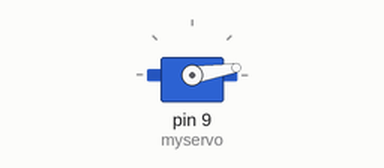
Simulated run of this sketch. Board: Arduino Uno, built with avr-gcc and run on an emulated ATmega328P. Shown: servo.

Above: at 0.15 s.
At 10.05 s:
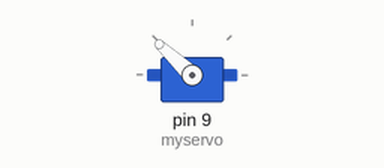
At 20.02 s:
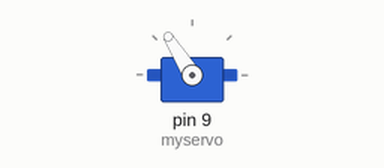
At 39.73 s:
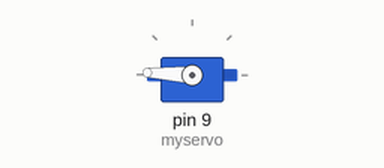
Timing chart, 0 to 40.0 s (numbered marks = the images above):
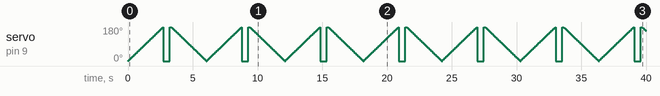

The sketch:

T03_Servo.ino
```cpp
#include <Servo.h>

Servo myservo;  // create servo object to control a servo
// twelve servo objects can be created on most boards

int pos = 0;    // variable to store the servo position

void setup() {
  myservo.attach(9);  // attaches the servo on pin 9 to the servo object
}

void loop() {
  for (pos = 0; pos <= 180; pos += 1) { // goes from 0 degrees to 180 degrees
    // in steps of 1 degree
    myservo.write(pos);              // tell servo to go to position in variable 'pos'
    delay(15);                       // waits 15ms for the servo to reach the position
  }
  myservo.write(0);
  delay(500);
  myservo.write(180);
  delay(100);
  for (pos = 180; pos >= 0; pos -= 1) { // goes from 180 degrees to 0 degrees
    myservo.write(pos);              // tell servo to go to position in variable 'pos'
    delay(15);                       // waits 15ms for the servo to reach the position
  }


}
```
